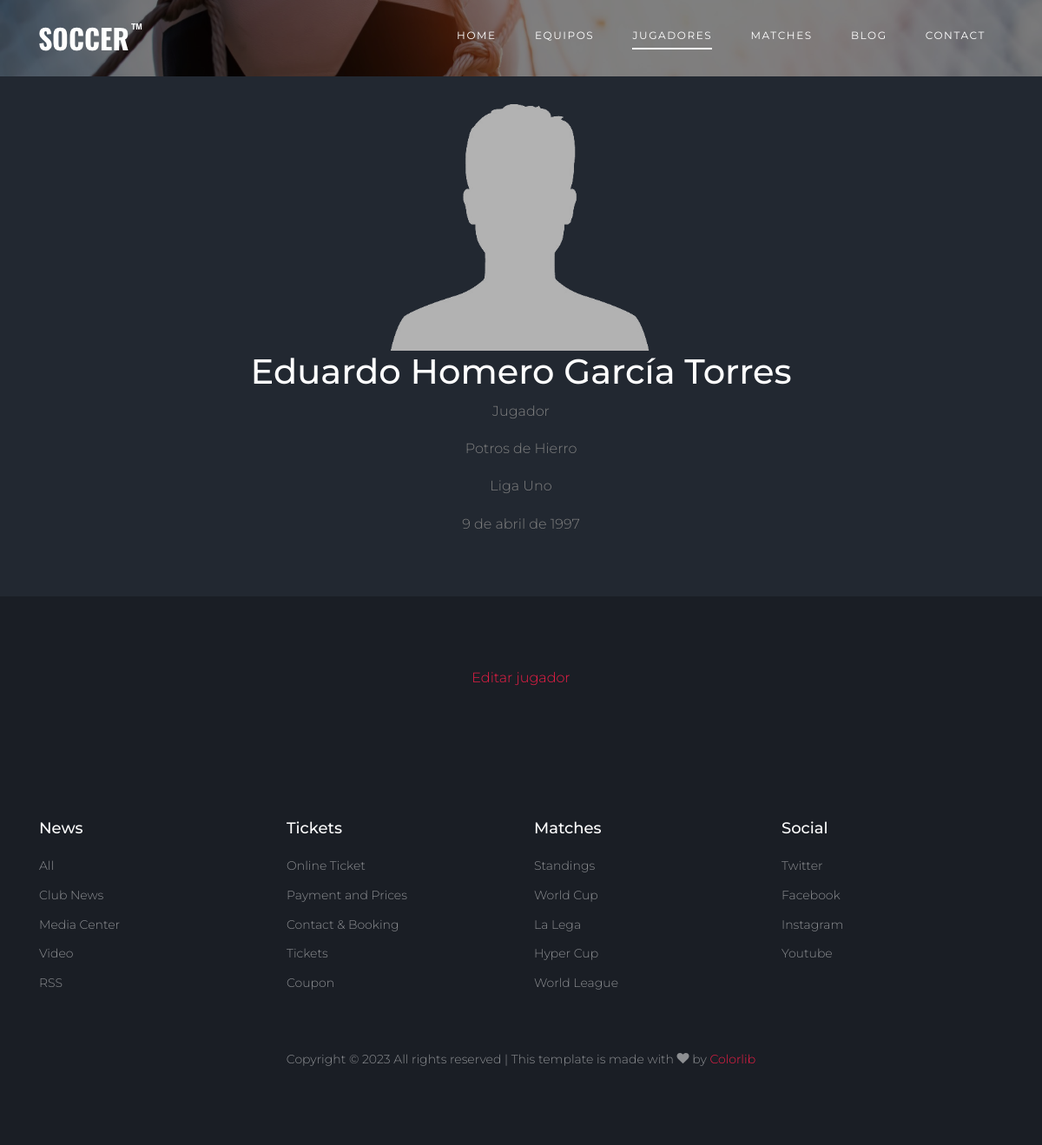
/jugador/4/, run on an earlier commit of the app's database.
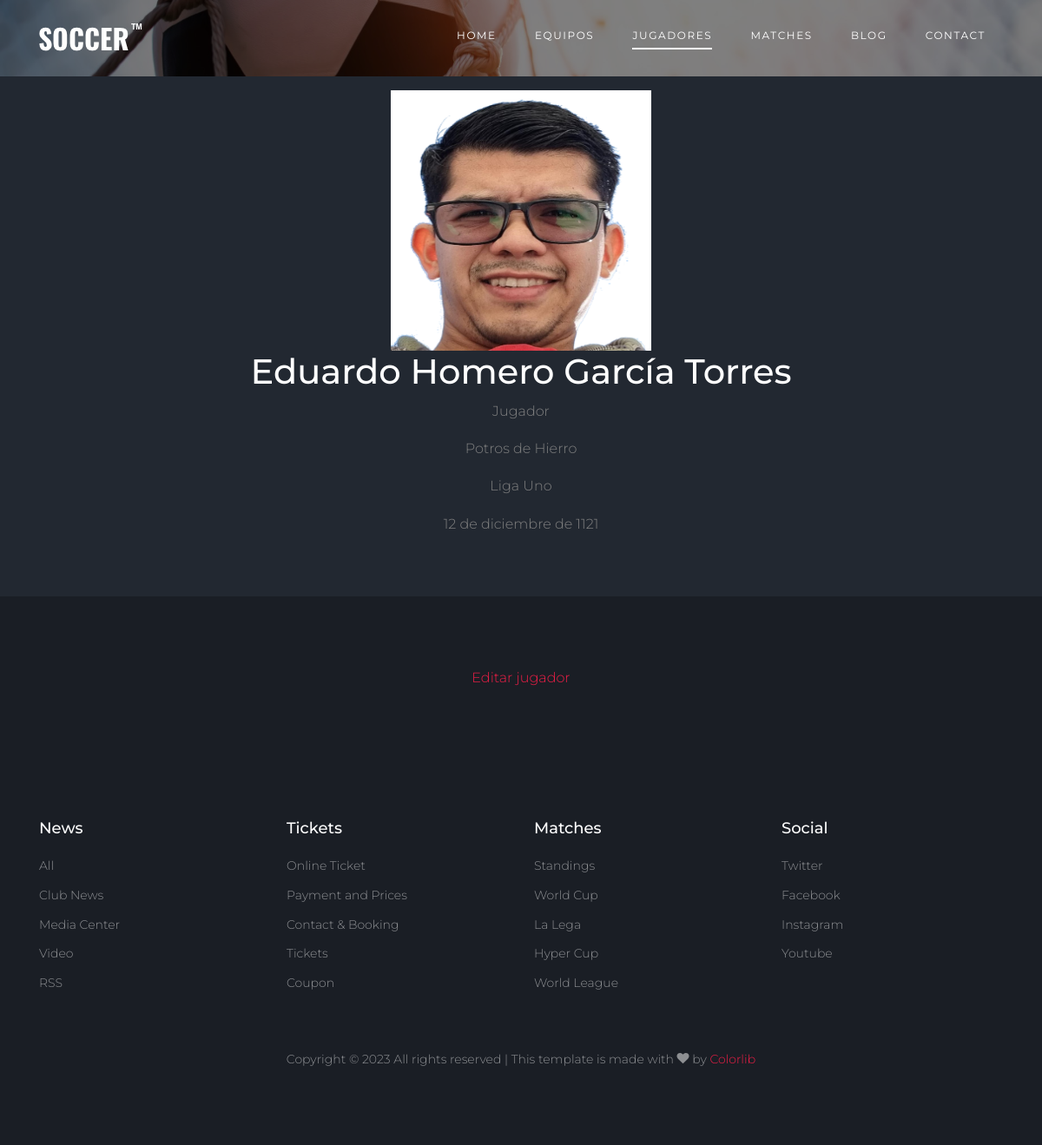
And on a later commit of the database.
### miliga/models.py (models this page shows, shortened)
class Jugador(models.Model):
    ocupacion = (
        ('Jugador', 'Jugador'),
        ('Director tecnico', 'Director tecnico'),
        ('Auxiliar', 'Auxiliar'),
    )
    nombre              = models.CharField(max_length=100)
    telefono            = models.CharField(max_length=100, blank=True, null=True, default=None)
    fecha_nacimiento    = models.DateField()
    ocupacion           = models.CharField(max_length=100,null=True, blank=True, choices=ocupacion , default='Jugador')
    numero_playera      = models.IntegerField(null=True, blank=True)
    equipo              = models.ForeignKey(Equipo, on_delete=models.CASCADE)
    liga                = models.ForeignKey(Liga, on_delete=models.CASCADE)
    jugador_img         = models.ImageField(upload_to='jugadores/', blank=True, null=True)
    identificacion_img  = models.ImageField(upload_to='jugadores/', blank=True, null=True)

class Equipo(models.Model):
    nombre     = models.CharField(max_length=100)
    campo      = models.CharField(max_length=100, blank=True, null=True, default=None)
    telefono   = models.CharField(max_length=100, blank=True, null=True, default=None)
    liga       = models.ForeignKey(Liga, on_delete=models.CASCADE)
    escudo_img = models.ImageField(upload_to='equipos/', blank=True, null=True)
    foto_img   = models.ImageField(upload_to='equipos/', blank=True, null=True)
    activo     = models.BooleanField(default=True)

class Liga(models.Model):
    nombre = models.CharField(max_length=100)
    ciudad = models.CharField(max_length=100)
    estado = models.CharField(max_length=100)
    pais = models.CharField(max_length=100)
    fecha_inicio = models.DateField()
    fecha_final = models.DateField( null=True, blank=True, default=None)
    class Meta:
        verbose_name_plural = "Ligas"

### miliga/views.py (the view)
# urls.py: path('jugador/<int:jugador_id>/',  views.detail_jugador, name='detail_jugador'),
def detail_jugador(request, jugador_id):
    context = {}
    context['zona'] = 'jugadores'
    jugador = get_object_or_404(Jugador, pk=jugador_id)
    context['jugador'] = jugador
    if 'mensaje' in request.session:
        context['mensaje'] = request.session.get('mensaje')
        del request.session['mensaje']
    return render(request, 'miliga/jugadores/detail_jugador.html', context)

### miliga/templates/miliga/jugadores/detail_jugador.html
{% extends 'miliga/base_1.html' %}
{% load static %}
{% block content %}
<div class="container pt-3">
    <div class="row align-items-end">
        <div class="col-lg-12 mx-auto text-center">
            {% if jugador.jugador_img %}
            <img src="{{jugador.jugador_img.url}}" alt="" height="300"
                width="300">
            {% else %}
            <img src="{% static 'images/jugador_predeterminado.png' %}" alt=""
                height="300" width="300">
            {% endif %}
            <h1 class="text-white">{{jugador.nombre}}</h1>
            <p>{{jugador.ocupacion}}</p>
            <p>{{jugador.equipo.nombre}}</p>
            <p>{{jugador.liga.nombre}}</p>
            <p>{{jugador.fecha_nacimiento}}</p>
        </div>
    </div>
</div>
<br>
<br>
<div class="site-section bg-dark">
    <div class="container">
        <div class="row justify-content-center">
            <div class="col-lg-10 text-center">
                <a href="{%url 'miliga:edit_jugador' jugador.id%}" class="">Editar jugador</a>
            </div>
        </div>
    </div>
</div>
{% endblock %}

What changed in the data, as far as the page shows it:
changed Jugador "Eduardo Homero García Torres": jugador_img: picture added; fecha_nacimiento "9 de abril de 1997" → "12 de diciembre de 1121"
